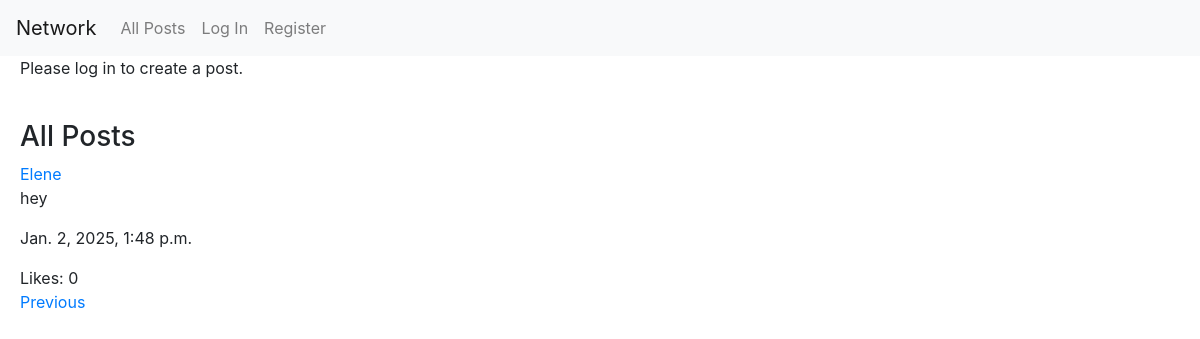
Screenshot of /?page=2 with the database file from the repository.
### network/models.py (models this page shows, shortened)
class Post(models.Model):
    user = models.ForeignKey(User, on_delete=models.CASCADE, related_name='posts')  #link post to the user
    body = models.TextField()
    timestamp = models.DateTimeField(auto_now_add=True) #automatically sets the time
    likes = models.ManyToManyField(User, related_name="liked_posts", blank=True)

class User(AbstractUser):
    name = models.CharField(max_length=64, blank=True)
    following = models.ManyToManyField('self', symmetrical=False, related_name='followers')

### network/views.py (the view)
# urls.py: path("", views.index, name="index"),
def index(request):
    post_list = Post.objects.all().order_by("-timestamp")
    paginator = Paginator(post_list, 10)  # 10 posts
    page_number = request.GET.get('page')
    posts = paginator.get_page(page_number)
    return render(request, "network/index.html", {
        "posts": posts
    })

### network/templates/network/index.html (shortened to what this page needs)
{% extends "network/layout.html" %} {% block body %}
<div class="create-container">
	{% if request.user.is_authenticated %}
	<p class="new-post-header">New Post</p>
	<form class="create-form" action="{% url 'newpost' %}" method="POST">
		{% csrf_token %}
		<textarea name="body"></textarea>
		<input type="submit" value="Post" class="create-post-btn btn btn-primary" />
	</form>
	{% else %}
	<p>Please log in to create a post.</p>
	{% endif %}
</div>
<div class="all-posts-container">
	<div class="post-list">
		<h3>All Posts</h3>
		{% for post in posts %}
		<div class="post" id="post-{{ post.id }}">
			<a href="{% url 'profile' post.user.username %}"
				>{{ post.user.username }}</a
			>
			<div class="post-content" id="content-{{ post.id }}">
				<p class="post-body" id="post-body-{{ post.id }}">{{post.body}}</p>
			</div>
			<p>{{post.timestamp}}</p>
			<span id="likes-{{ post.id }}" class="likes-count"
				>Likes: {{ post.likes.count }}</span
			>
		</div>
		{% endfor %}
		<div class="pagination">
			{% if posts.has_previous %}
			<a href="?page={{ posts.previous_page_number }}">Previous</a>
			{% endif %}
		</div>
	</div>
</div>
{% endblock %}

### network/static/network/styles.css (style rules this page uses)
.create-container { height: 25%; width: 25%; padding-left: 20px; }
.post-list { list-style-type: none; padding-left: 20px; margin-top: 40px; }

### rows the page displays
Post: user.username "Elene", body "hey", timestamp "Jan. 2, 2025, 1:48 p.m.", likes.count "0"
